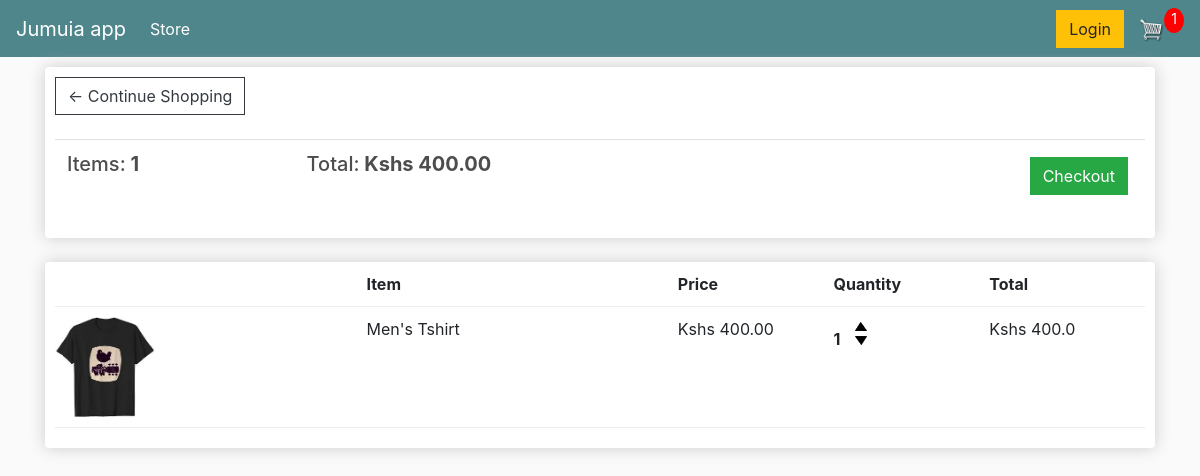
The page /cart/ (signed in) on the database as committed earlier.
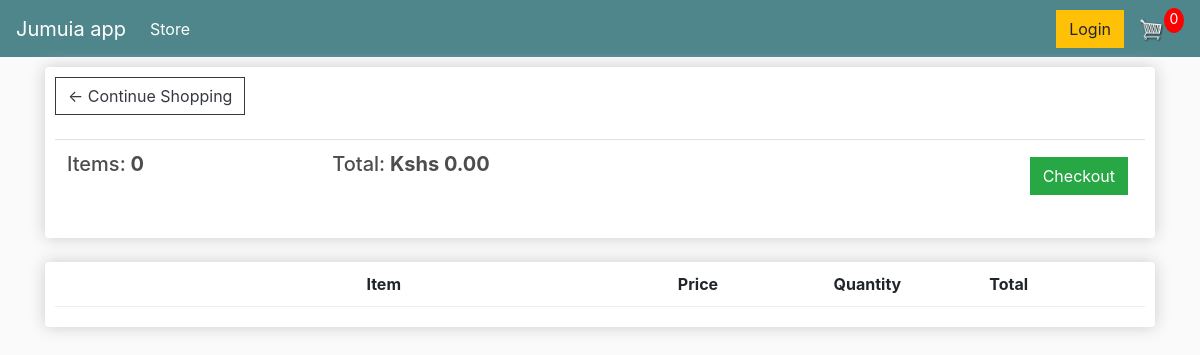
The same page on the database as committed later.
### store/models.py (models this page shows, shortened)
class Order(models.Model):
    customer=models.ForeignKey(Customer, on_delete=models.SET_NULL, null=True, blank=True)
    date_ordered=models.DateTimeField(auto_now_add=True)
    complete=models.BooleanField(default=False, null=True, blank=False)
    transaction_id=models.CharField(max_length=100, null=True)
    @property
    def get_cart_total(self):
        orderitems = self.orderitem_set.all()
        total = sum([item.get_total for item in orderitems])
        return total
    @property
    def get_cart_items(self):
        orderitems = self.orderitem_set.all()
        total = sum([item.quantity for item in orderitems])
        return total

class OrderItem(models.Model):
    product=models.ForeignKey(Product, on_delete=models.SET_NULL, null=True)
    order=models.ForeignKey(Order,on_delete=models.SET_NULL, null=True)
    quantity=models.IntegerField(default=0, null=True, blank=True)
    date_added=models.DateTimeField(auto_now_add=True)
    @property
    def get_total(self):
        total = self.product.price * self.quantity
        return total

class Product(models.Model):
    name= models.CharField(max_length=200)
    price=models.FloatField()
    digital=models.BooleanField(default=False, null=True, blank=True)
    image=models.ImageField(null=True, blank=True)
    @property
    def imageURL(self):
        try:
            url = self.image.url
        except:
            url = ''
        return url

### store/views.py (the view)
# urls.py: path('cart/', views.cart, name = 'cart'),
def cart(request):
    if request.user.is_authenticated:
        customer = request.user.customer
        order,created = Order.objects.get_or_create(customer=customer, complete=False)
        items = order.orderitem_set.all()
        cartItems = order.get_cart_items
    else:
        items=[]
        order = {'get_cart_total': 0, 'get_cart_items': 0, 'shipping':False}
        cartItems = order['get_cart_items']
    context = {'items':items, 'order': order, 'cartItems':cartItems}
    return render(request, 'store/cart.html', context)

### store/templates/store/cart.html (shortened to what this page needs)
{% extends 'store/main.html' %}
{% load static %}
{% block content%}
<div class="row">
    <div class="col-lg-12">
        <div class="box-element">
            <a class="btn btn-outline-dark" href="{% url 'store' %}">&#x2190; Continue Shopping</a>
            <br>
            <br>
            <table class="table">
                <tr>
                    <th> <h5>Items:<strong> {{ order.get_cart_items }} </strong></h5></th>
                    <th> <h5>Total:<strong> Kshs {{ order.get_cart_total|floatformat:2 }} </strong></h5></th>
                    <th>
                        <a style="float:right; margin:5px;" class="btn btn-success" href="{% url 'checkout' %}"> Checkout</a>
                    </th>
                </tr>
            </table>
        </div>
        <br>
        <div class="box-element">
            <div class="cart-row">
                <div style="flex:2"></div>
                <div style="flex:2"> <strong>Item</strong></div>
                <div style="flex:1"> <strong>Price</strong></div>
                <div style="flex:1"> <strong>Quantity</strong></div>
                <div style="flex:1"> <strong>Total</strong></div>
            </div>
            {% for item in items %}
            <div class="cart-row">
                <div style="flex:2"> <img class="row-image" src="{{ item.product.imageURL }} " ></div>
                <div style="flex:2"> <p>{{item.product.name}}</p></div>
                <div style="flex:1"> <p> Kshs {{ item.product.price|floatformat:2 }}</p></div>
                <div style="flex:1">
                    <p class="quantity">{{item.quantity}}</p>
                    <div class="quantity">
                        <img data-product={{item.product.id}} data-action="add" class="chg-quantity update-cart"  src="{% static  'images/arrow-up.png' %}">
                        <img data-product={{item.product.id}} data-action="remove" class="chg-quantity update-cart" src="{% static  'images/arrow-down.png' %}">
                    </div>
                </div>
                <div style="flex:1"> Kshs {{item.get_total}}</div>
            </div>
            {% endfor %}
        </div>
    </div>
</div>
{% endblock content%}

### store/templates/store/main.html (shortened to what this page needs)
{% load static %}
<!DOCTYPE html>
<html lang="en">
<head>
    <link rel="stylesheet" href="https://stackpath.bootstrapcdn.com/bootstrap/4.4.1/css/bootstrap.min.css">
    <link rel = "stylesheet" type = "text/css" href = "{% static 'css/main.css' %}">
</head>
<body>
        <nav class="navbar navbar-expand-lg navbar-dark bg-dark">
            <a class="navbar-brand" href="{% url 'store' %}">Jumuia app</a>
            <div class="collapse navbar-collapse" id="navbarSupportedContent">
                <ul class="navbar-nav mr-auto">
                    <li class="nav-item active">
                        <a class="nav-link" href="{% url 'store' %}">Store<span class="sr-only">(current)</span></a>
                    </li>
                </ul>
                <div class="form-inline my-2 my-lg-0">
                    <a href="#"class="btn btn-warning">Login</a>
                    <a href="{% url 'cart' %}">
                    <img  id="cart-icon" src="{% static 'images/cart.png' %}">
                   </a>
                   <p id="cart-total">{{cartItems}}</p>
               </div>
            </div>
        </nav>
    <div class = "container">
        {% block content%}
        {% endblock content%}
    </div>
</body>
</html>

### static/css/main.css (style rules this page uses)
body { background-color: hsl(0, 0%, 98%); }
h1,h2,h3,h4,h5,h6 { color:hsl(0, 0%, 30%); }
.box-element { box-shadow:hsl(0, 0%, 80%) 0 0 16px; background-color: #fff; border-radius: 4px; padding: 10px; }
.bg-dark { background-color: #4f868c!important; }
#cart-icon { width:25px; display: inline-block; margin-left: 15px; }
#cart-total { display: block; text-align: center; color:#fff; background-color: red; width: 20px; height: 25px; border-radius: 50%; font-size: 14px; }
pip .col-lg-4, .col-lg-6, .col-lg-8, .col-lg-12 { margin-top: 10px; }
.btn { border-radius: 0; }
.cart-row { display: flex; align-items: flex-stretch; padding-bottom: 10px; margin-bottom: 10px; border-bottom: 1px solid #ececec; }

Rows that differ between the two databases and show on the page:
no longer on this page (row edited): Order: get_cart_items "1", get_cart_total "400.00"
no longer on this page (row edited): OrderItem: product.imageURL (picture), product.name "Men's Tshirt", product.price "400.00", quantity "1", get_total "400.0"
added Order: get_cart_items "0", get_cart_total "0.00"
Other text that changed with them:
{{ cartItems }}: "1" → "0"
